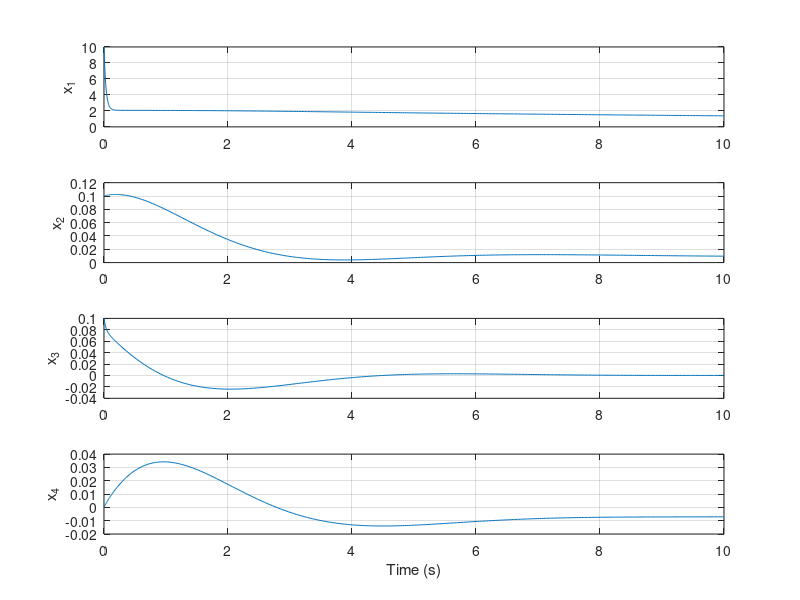

Source code (MATLAB): (Note: this script raises an error after producing the figure.)
%% DEFINE THE STATE MATRICES
A = [-0.038,  18.984, 0,     -32.174; ...
     -0.001, -0.632,  1,      0; ...
      0,     -0.759, -0.518,  0; ...
      0,      0,      1,      0];
B = [10.1,   0; ...
     0,     -0.0086; ... 
     0.025, -0.011; ...
     0,      0];
x0 = [10; 0.1; 0.1; 0.0];

% DEFINE Q AND R MATRICES
Q = diag([1, 100, 500, 500]);
R = diag([0.1, 1.0]);

% CHECK CONTROLLABILITY
gamma = ctrb(A,B);
% disp(rank(gamma))

% BUILD GAIN MATRIX
K = lqr(A,B,Q,R);

% BUILD CLOSED LOOP SYSTEM
Acl = A - B*K;

% SIMULATION PARAMETERS
tspan = [0 10];  

% DEFINE ODE FUNCTION
f = @(t,x) Acl * x;

% SIMULATE FORWARD IN TIME
[t, x] = ode45(f, tspan, x0);

% PLOT STATES
figure;
subplot(4,1,1)
plot(t, x(:,1)), ylabel('x_1'), grid on
subplot(4,1,2)
plot(t, x(:,2)), ylabel('x_2'), grid on
subplot(4,1,3)
plot(t, x(:,3)), ylabel('x_3'), grid on
subplot(4,1,4)
plot(t, x(:,4)), ylabel('x_4'), grid on
xlabel('Time (s)')
sgtitle('Closed Loop State Response')